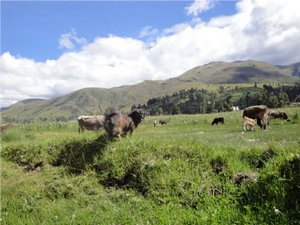
#> input picture cows.jpg, 300 x 225 px
$ python jpg_histogram_calculation.py
#> lines starting #> are read from the running program, lines starting #| are printed output that depends on the picture
import numpy as np
import cv2

src = cv2.imread('cows.jpg')
#> src is the input picture: shape (225, 300, 3); mean B, G, R 131.6, 149, 138.7
bgr_planes = cv2.split(src)

histSize = 256
histRange = (0, 256) # the upper boundary is exclusive
accumulate = False
b_hist = cv2.calcHist(bgr_planes, [0], None, [histSize], histRange, accumulate=accumulate)
#> b_hist = 256 values, max 1991 at index 255, min 7 at index 178, mean 263.7
g_hist = cv2.calcHist(bgr_planes, [1], None, [histSize], histRange, accumulate=accumulate)
#> g_hist = 256 values, max 976 at index 162, min 5 at index 3, mean 263.7
r_hist = cv2.calcHist(bgr_planes, [2], None, [histSize], histRange, accumulate=accumulate)
#> r_hist = 256 values, max 1327 at index 122, min 5 at index 2, mean 263.7

hist_w = 512
hist_h = 400
bin_w = int(round( hist_w/histSize ))
histImage = np.zeros((hist_h, hist_w, 3), dtype=np.uint8)
cv2.normalize(b_hist, b_hist, alpha=0, beta=hist_h, norm_type=cv2.NORM_MINMAX)
cv2.normalize(g_hist, g_hist, alpha=0, beta=hist_h, norm_type=cv2.NORM_MINMAX)
cv2.normalize(r_hist, r_hist, alpha=0, beta=hist_h, norm_type=cv2.NORM_MINMAX)

for i in range(1, histSize):
    cv2.line(histImage, ( bin_w*(i-1), hist_h - int(b_hist[i-1]) ),
            ( bin_w*(i), hist_h - int(b_hist[i]) ),
            ( 255, 0, 0), thickness=2)
    cv2.line(histImage, ( bin_w*(i-1), hist_h - int(g_hist[i-1]) ),
            ( bin_w*(i), hist_h - int(g_hist[i]) ),
            ( 0, 255, 0), thickness=2)
    cv2.line(histImage, ( bin_w*(i-1), hist_h - int(r_hist[i-1]) ),
            ( bin_w*(i), hist_h - int(r_hist[i]) ),
            ( 0, 0, 255), thickness=2)
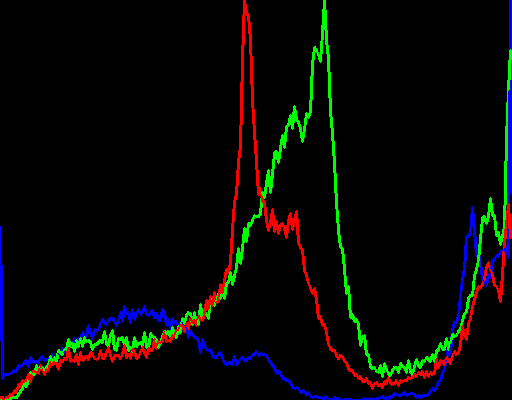
#> histImage: shape (400, 512, 3); mean of channels 0, 1, 2 4.8, 7.2, 6.5; drawn as B, G, R
cv2.imshow('Source', src)
cv2.imshow('calcHist', histImage)

cv2.waitKey(0)
cv2.destroyAllWindows()

$ run again, with Ariana.jpg copied over cows.jpg
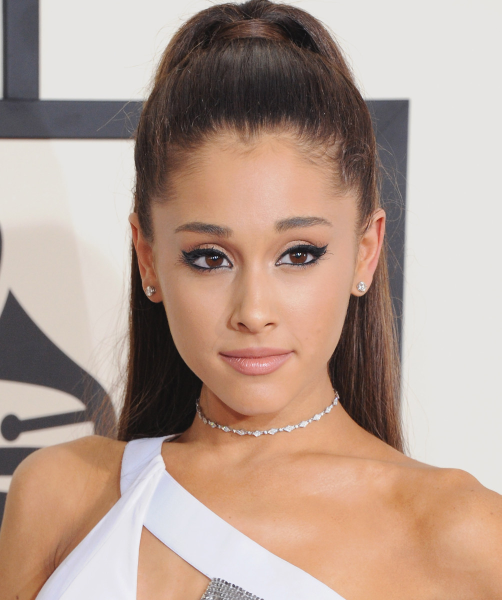
#> input picture Ariana.jpg, 1003 x 1200 px (shown at 1/2 size)
#> src is the input picture: shape (1200, 1003, 3); mean B, G, R 145, 157.8, 181.1
#> b_hist = 256 values, max 233459 at index 227, min 0 at index 1, mean 4701.6
#> g_hist = 256 values, max 262798 at index 229, min 0 at index 0, mean 4701.6
#> r_hist = 256 values, max 279272 at index 230, min 0 at index 0, mean 4701.6
#> after the loop `for i in range(1, histSize):`:
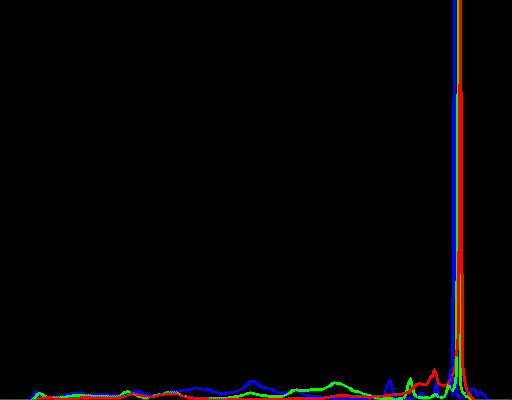
#> histImage: shape (400, 512, 3); mean of channels 0, 1, 2 3.1, 2.4, 3.8; drawn as B, G, R

$ run again, with Halsey.jpg copied over cows.jpg
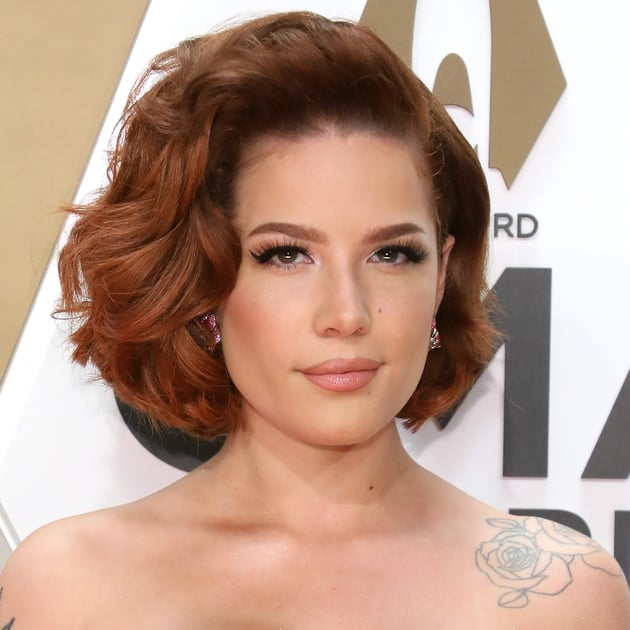
#> input picture Halsey.jpg, 630 x 630 px
#> src is the input picture: shape (630, 630, 3); mean B, G, R 137.3, 154.2, 186.2
#> b_hist = 256 values, max 31451 at index 255, min 215 at index 1, mean 1550.4
#> g_hist = 256 values, max 12655 at index 255, min 3 at index 1, mean 1550.4
#> r_hist = 256 values, max 13960 at index 253, min 0 at index 0, mean 1550.4
#> after the loop `for i in range(1, histSize):`:
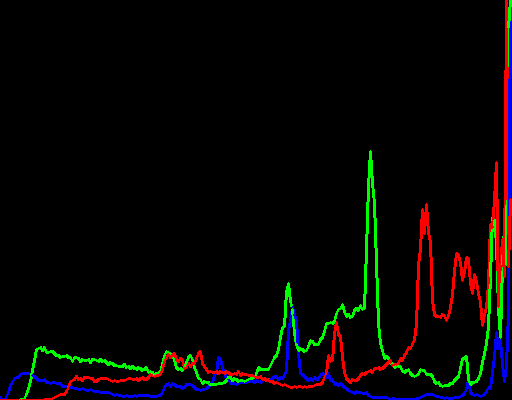
#> histImage: shape (400, 512, 3); mean of channels 0, 1, 2 4, 5.4, 6.5; drawn as B, G, R
